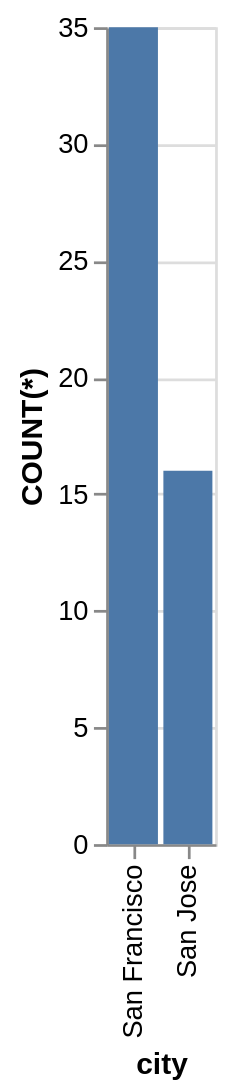

This figure's Vega-Lite source:
### Vega-Lite specification from a JSON file in a GitHub repository (floating-point values rounded to 4 significant figures)
{"data": {"values": [{"x_data": "San Francisco", "y_data": 35}, {"x_data": "San Jose", "y_data": 16}]}, "mark": "bar", "encoding": {"x": {"field": "x_data", "type": "nominal", "title": "city", "sort": "ascending"}, "y": {"field": "y_data", "type": "quantitative", "title": "COUNT(*)"}}}
